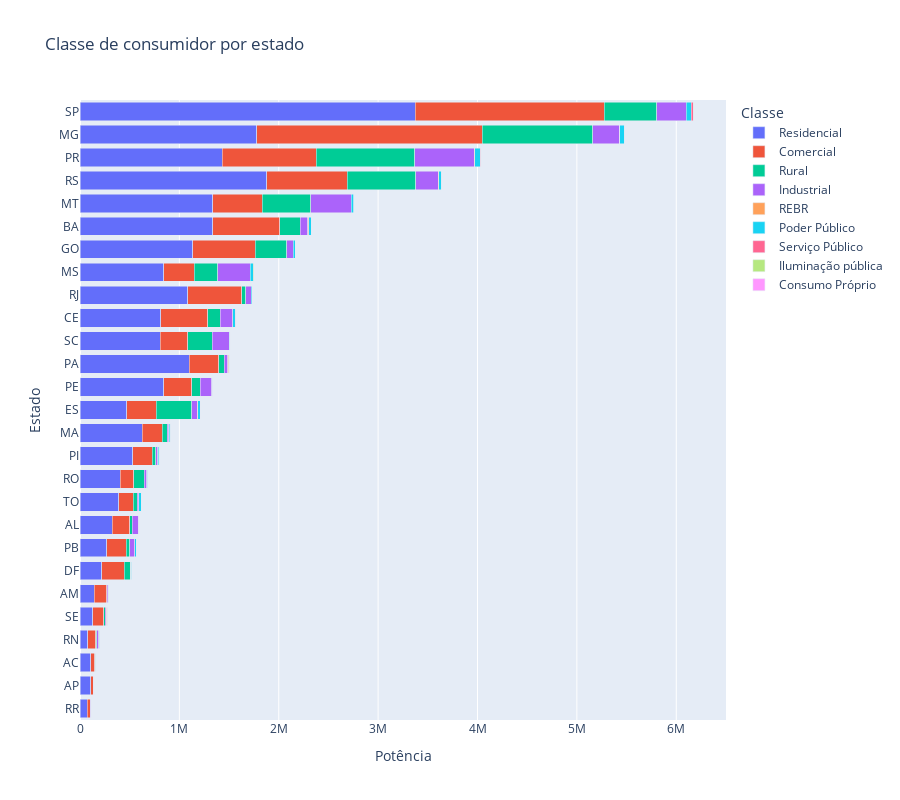

The cell this chart's notebook holds for it:
### Markdown cell above
### Classe de Consumidor por Estado

### Code cell
resumo = dados.groupby(['Estado', 'Classe_consumidor']).agg(
    quantidade = ('Classe_consumidor','count'),
    kW = ('kW_instalados','sum')
).reset_index().sort_values('quantidade', ascending=False)

fig = px.bar(
    resumo,
    y='Estado',
    x='kW',
    color='Classe_consumidor',
    hover_data={'quantidade': ':,.2f', 'kW': True, 'Estado': True},
    title='Classe de consumidor por estado',
    labels={'quantidade': 'Clientes', 'Classe_consumidor':'Classe', 'kW':'Potência'},
    barmode='stack',
    height=800
)
fig.update_layout(yaxis={'categoryorder': 'total ascending'})
fig.show()

### Figure 1 — Plotly figure (JSON) as saved in the notebook; plotly's stock layout.template omitted (floating-point values rounded to 4 significant figures)
{"data": [{"customdata": [[522369], [296798], [296053], [210801], [209169], [171413], [159813], [136020], [130220], [129406], [122691], [108715], [108333], [72300], [72103], [58292], [49283], [43779], [41004], [36532], [26502], [16902], [13030], [12783], [12053], [11195], [7267]], "hovertemplate": "Classe=Residencial<br>Potência=%{x}<br>Estado=%{y}<br>Clientes=%{customdata[0]:,.2f}<extra></extra>", "legendgroup": "Residencial", "marker": {"color": "#636efa", "pattern": {"shape": ""}}, "name": "Residencial", "orientation": "h", "showlegend": true, "textposition": "auto", "type": "bar", "x": [3375000.0, 1881000.0, 1777000.0, 1334000.0, 1432000.0, 1335000.0, 1086000.0, 1132000.0, 843700.0, 1100000.0, 844500.0, 806600.0, 812600.0, 626000.0, 528300.0, 469600.0, 392300.0, 323500.0, 404700.0, 270100.0, 219200.0, 129600.0, 143200.0, 107700.0, 80310.0, 110000.0, 72140.0], "xaxis": "x", "y": ["SP", "RS", "MG", "BA", "PR", "MT", "RJ", "GO", "MS", "PA", "PE", "SC", "CE", "MA", "PI", "ES", "TO", "AL", "RO", "PB", "DF", "SE", "AM", "AC", "RN", "AP", "RR"], "yaxis": "y"}, {"customdata": [[80253], [43875], [33831], [33574], [29272], [15029], [14995], [12838], [12676], [12118], [11615], [11590], [10036], [7943], [7161], [7054], [5424], [4708], [4592], [4286], [4101], [2406], [2399], [1770], [1417], [892], [685]], "hovertemplate": "Classe=Comercial<br>Potência=%{x}<br>Estado=%{y}<br>Clientes=%{customdata[0]:,.2f}<extra></extra>", "legendgroup": "Comercial", "marker": {"color": "#EF553B", "pattern": {"shape": ""}}, "name": "Comercial", "orientation": "h", "showlegend": true, "textposition": "auto", "type": "bar", "x": [1903000.0, 2270000.0, 674600.0, 944900.0, 809700.0, 632400.0, 498600.0, 282300.0, 472300.0, 307800.0, 543800.0, 275200.0, 294300.0, 297800.0, 201200.0, 192900.0, 178100.0, 144000.0, 203200.0, 110200.0, 134900.0, 126700.0, 224300.0, 76020.0, 42590.0, 29100.0, 27210.0], "xaxis": "x", "y": ["SP", "MG", "BA", "PR", "RS", "GO", "MT", "PE", "CE", "MS", "RJ", "SC", "PA", "ES", "PI", "PB", "AL", "TO", "MA", "SE", "RO", "AM", "DF", "RN", "AC", "RR", "AP"], "yaxis": "y"}, {"customdata": [[58675], [55948], [46955], [26068], [23177], [19565], [18537], [16003], [13808], [13382], [12022], [9452], [6588], [3528], [3476], [2624], [2475], [2457], [1982], [1263], [1202], [1083], [681], [490], [144], [126], [24]], "hovertemplate": "Classe=Rural<br>Potência=%{x}<br>Estado=%{y}<br>Clientes=%{customdata[0]:,.2f}<extra></extra>", "legendgroup": "Rural", "marker": {"color": "#00cc96", "pattern": {"shape": ""}}, "name": "Rural", "orientation": "h", "showlegend": true, "textposition": "auto", "type": "bar", "x": [1112000.0, 686700.0, 991100.0, 526200.0, 358100.0, 487800.0, 250600.0, 314100.0, 235600.0, 209400.0, 124500.0, 106500.0, 85350.0, 40900.0, 56110.0, 39390.0, 39870.0, 34960.0, 48840.0, 21950.0, 65330.0, 14450.0, 7339.0, 10810.0, 3724.0, 2032.0, 317.6], "xaxis": "x", "y": ["MG", "RS", "PR", "SP", "ES", "MT", "SC", "GO", "MS", "BA", "CE", "RO", "PE", "RJ", "PA", "PB", "TO", "PI", "MA", "AL", "DF", "SE", "AC", "RN", "AM", "RR", "AP"], "yaxis": "y"}, {"customdata": [[11226], [7438], [6887], [5027], [4656], [4514], [2276], [1660], [1586], [1062], [948], [835], [777], [686], [404], [364], [326], [262], [238], [234], [229], [183], [125], [51], [35], [34], [22]], "hovertemplate": "Classe=Industrial<br>Potência=%{x}<br>Estado=%{y}<br>Clientes=%{customdata[0]:,.2f}<extra></extra>", "legendgroup": "Industrial", "marker": {"color": "#ab63fa", "pattern": {"shape": ""}}, "name": "Industrial", "orientation": "h", "showlegend": true, "textposition": "auto", "type": "bar", "x": [601200.0, 171800.0, 297400.0, 229800.0, 271200.0, 408300.0, 324800.0, 75740.0, 55330.0, 126600.0, 66180.0, 50730.0, 115300.0, 50800.0, 38170.0, 66980.0, 20050.0, 16620.0, 14490.0, 12100.0, 23300.0, 23300.0, 10600.0, 3030.0, 2552.0, 2597.0, 2515.0], "xaxis": "x", "y": ["PR", "SC", "SP", "RS", "MG", "MT", "MS", "BA", "ES", "CE", "GO", "PB", "PE", "RJ", "PA", "AL", "PI", "MA", "TO", "SE", "RO", "RN", "AM", "DF", "AC", "RR", "AP"], "yaxis": "y"}, {"customdata": [[1636], [1108], [622], [617], [454], [408], [335], [329], [307], [301], [282], [111], [102]], "hovertemplate": "Classe=REBR<br>Potência=%{x}<br>Estado=%{y}<br>Clientes=%{customdata[0]:,.2f}<extra></extra>", "legendgroup": "REBR", "marker": {"color": "#FFA15A", "pattern": {"shape": ""}}, "name": "REBR", "orientation": "h", "showlegend": true, "textposition": "auto", "type": "bar", "x": [8338.0, 7605.0, 3453.0, 3663.0, 2310.0, 2668.0, 1904.0, 1496.0, 2278.0, 1587.0, 1566.0, 693.2, 789.6], "xaxis": "x", "y": ["BA", "PA", "PI", "SE", "MG", "MA", "PR", "SP", "ES", "RS", "AL", "RJ", "AP"], "yaxis": "y"}, {"customdata": [[1279], [1169], [932], [900], [710], [676], [530], [493], [419], [399], [376], [363], [353], [347], [309], [308], [305], [161], [152], [138], [126], [80], [60], [57], [49], [33], [20]], "hovertemplate": "Classe=Poder Público<br>Potência=%{x}<br>Estado=%{y}<br>Clientes=%{customdata[0]:,.2f}<extra></extra>", "legendgroup": "Poder Público", "marker": {"color": "#19d3f3", "pattern": {"shape": ""}}, "name": "Poder Público", "orientation": "h", "showlegend": true, "textposition": "auto", "type": "bar", "x": [47760.0, 50000.0, 32760.0, 57860.0, 28040.0, 21190.0, 26140.0, 24410.0, 30580.0, 25150.0, 27690.0, 14620.0, 15400.0, 14260.0, 14450.0, 9283.0, 8321.0, 10550.0, 4449.0, 4960.0, 9200.0, 10150.0, 3387.0, 6409.0, 3332.0, 2690.0, 2949.0], "xaxis": "x", "y": ["MG", "SP", "RS", "PR", "CE", "GO", "BA", "TO", "MS", "ES", "MT", "PB", "MA", "PI", "RO", "RJ", "PA", "RN", "SC", "AL", "RR", "DF", "SE", "PE", "AM", "AP", "AC"], "yaxis": "y"}, {"customdata": [[70], [65], [45], [43], [28], [19], [19], [16], [13], [12], [11], [9], [6], [5], [5], [5], [4], [3], [3], [2], [2], [2], [1], [1], [1]], "hovertemplate": "Classe=Serviço Público<br>Potência=%{x}<br>Estado=%{y}<br>Clientes=%{customdata[0]:,.2f}<extra></extra>", "legendgroup": "Serviço Público", "marker": {"color": "#FF6692", "pattern": {"shape": ""}}, "name": "Serviço Público", "orientation": "h", "showlegend": true, "textposition": "auto", "type": "bar", "x": [2653.0, 19830.0, 1399.0, 4656.0, 1971.0, 967.0, 2884.0, 904.0, 944.3, 1401.0, 2259.0, 1522.0, 307.4, 402.5, 134.1, 3028.0, 253.0, 187.0, 872.5, 5295.0, 120.0, 42.0, 40.0, 4.0, 60.0], "xaxis": "x", "y": ["SC", "SP", "MG", "PR", "MT", "GO", "MS", "RS", "PI", "MA", "CE", "ES", "RJ", "PB", "PA", "TO", "AL", "RN", "PE", "SE", "AM", "AC", "BA", "DF", "AP"], "yaxis": "y"}, {"customdata": [[23], [18], [14], [12], [9], [7], [6], [6], [4], [4], [3], [3], [3], [3], [2], [2], [1], [1], [1], [1]], "hovertemplate": "Classe=Iluminação pública<br>Potência=%{x}<br>Estado=%{y}<br>Clientes=%{customdata[0]:,.2f}<extra></extra>", "legendgroup": "Iluminação pública", "marker": {"color": "#B6E880", "pattern": {"shape": ""}}, "name": "Iluminação pública", "orientation": "h", "showlegend": true, "textposition": "auto", "type": "bar", "x": [1433.0, 732.6, 2819.0, 2781.0, 426.4, 236.5, 270.0, 255.8, 73.31, 92.5, 87.0, 66.76, 30.0, 54.0, 100.0, 60.0, 15.0, 9.95, 25.0, 10.0], "xaxis": "x", "y": ["PR", "MG", "SP", "MS", "MT", "TO", "PI", "RS", "RJ", "MA", "CE", "BA", "ES", "GO", "SC", "PA", "AL", "PE", "PB", "RO"], "yaxis": "y"}, {"customdata": [[3], [1], [1]], "hovertemplate": "Classe=Consumo Próprio<br>Potência=%{x}<br>Estado=%{y}<br>Clientes=%{customdata[0]:,.2f}<extra></extra>", "legendgroup": "Consumo Próprio", "marker": {"color": "#FF97FF", "pattern": {"shape": ""}}, "name": "Consumo Próprio", "orientation": "h", "showlegend": true, "textposition": "auto", "type": "bar", "x": [75.52, 2.4, 3.74], "xaxis": "x", "y": ["SP", "RJ", "SE"], "yaxis": "y"}], "layout": {"barmode": "stack", "height": 800, "legend": {"title": {"text": "Classe"}, "tracegroupgap": 0}, "title": {"text": "Classe de consumidor por estado"}, "xaxis": {"anchor": "y", "domain": [0, 1], "title": {"text": "Potência"}}, "yaxis": {"anchor": "x", "categoryorder": "total ascending", "domain": [0, 1], "title": {"text": "Estado"}}}}
